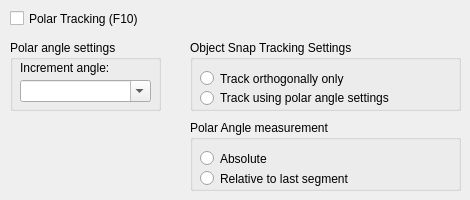
            <widget class="QWidget" name="tab_2">
                <attribute name="title">
                    <string>Polar Tracking</string>
                </attribute>
                <widget class="QCheckBox" name="checkBox_PolarPickPoint">
                    <property name="geometry">
                        <rect>
                            <x>10</x>
                            <y>10</y>
                            <width>171</width>
                            <height>17</height>
                        </rect>
                    </property>
                    <property name="toolTip">
                        <string>Turns polar tracking on and off (system variable AUTOSNAP).</string>
                    </property>
                    <property name="text">
                        <string>Polar Tracking (F10)</string>
                    </property>
                </widget>
                <widget class="QGroupBox" name="groupBox_PolarAngleSettings">
                    <property name="geometry">
                        <rect>
                            <x>10</x>
                            <y>40</y>
                            <width>151</width>
                            <height>71</height>
                        </rect>
                    </property>
                    <property name="title">
                        <string>Polar angle settings</string>
                    </property>
                    <widget class="QLabel" name="label_12">
                        <property name="geometry">
                            <rect>
                                <x>10</x>
                                <y>20</y>
                                <width>121</width>
                                <height>16</height>
                            </rect>
                        </property>
                        <property name="text">
                            <string>Increment angle:</string>
                        </property>
                    </widget>
                    <widget class="QComboBox" name="comboBox_increment_angle">
                        <property name="geometry">
                            <rect>
                                <x>10</x>
                                <y>40</y>
                                <width>131</width>
                                <height>22</height>
                            </rect>
                        </property>
                        <property name="editable">
                            <bool>true</bool>
                        </property>
                    </widget>
                </widget>
                <widget class="QGroupBox" name="groupBox_OsnapPolarOrtho">
                    <property name="geometry">
                        <rect>
                            <x>190</x>
                            <y>40</y>
                            <width>271</width>
                            <height>71</height>
                        </rect>
                    </property>
                    <property name="title">
                        <string>Object Snap Tracking Settings</string>
                    </property>
                    <widget class="QRadioButton" name="radioButton_OsnapOrtho">
                        <property name="geometry">
                            <rect>
                                <x>10</x>
                                <y>30</y>
                                <width>251</width>
                                <height>17</height>
                            </rect>
                        </property>
                        <property name="toolTip">
                            <string>Displays only orthogonal (horizontal/vertical) object snap tracking paths for
                                acquired object snap points when object snap tracking is on (POLARMODE system variable).
                            </string>
                        </property>
                        <property name="text">
                            <string>Track orthogonally only</string>
                        </property>
                    </widget>
                    <widget class="QRadioButton" name="radioButton_OsnapPolarAngle">
                        <property name="geometry">
                            <rect>
                                <x>10</x>
                                <y>50</y>
                                <width>251</width>
                                <height>16</height>
                            </rect>
                        </property>
                        <property name="toolTip">
                            <string>Applies polar tracking settings to object snap tracking. When you use object snap
                                tracking, the cursor tracks along polar alignment angles from acquired object snap
                                points (POLARMODE system variable).
                            </string>
                        </property>
                        <property name="text">
                            <string>Track using polar angle settings</string>
                        </property>
                    </widget>
                </widget>
                <widget class="QGroupBox" name="groupBox_OsnapPolarMeasurement">
                    <property name="geometry">
                        <rect>
                            <x>190</x>
                            <y>120</y>
                            <width>271</width>
                            <height>71</height>
                        </rect>
                    </property>
                    <property name="title">
                        <string>Polar Angle measurement</string>
                    </property>
                    <widget class="QRadioButton" name="radioButton_OsnapPolarAbolute">
                        <property name="geometry">
                            <rect>
                                <x>10</x>
                                <y>30</y>
                                <width>251</width>
                                <height>17</height>
                            </rect>
                        </property>
                        <property name="toolTip">
                            <string>Bases polar tracking angles on the current user coordinate system.</string>
                        </property>
                        <property name="text">
                            <string>Absolute</string>
                        </property>
                    </widget>
                    <widget class="QRadioButton" name="radioButton_OsnapPolarRelative">
                        <property name="geometry">
                            <rect>
                                <x>10</x>
                                <y>50</y>
                                <width>251</width>
                                <height>17</height>
                            </rect>
                        </property>
                        <property name="toolTip">
                            <string>Bases polar tracking angles on the last segment drawn.</string>
                        </property>
                        <property name="text">
                            <string>Relative to last segment</string>
                        </property>
                    </widget>
                </widget>
            </widget>
